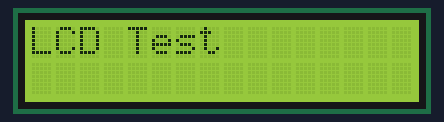
This sketch was run on a simulated Arduino Uno, built with avr-gcc and run on an emulated ATmega328P. Shown: 16×2 character LCD.

Above: at 0.1 s.
At 1.1 s:
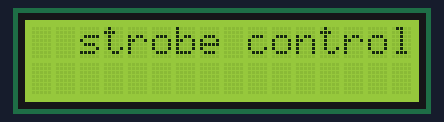

The sketch:

lcdTest.ino
```cpp
#include  <LiquidCrystal_I2C.h>
LiquidCrystal_I2C lcd(0x27, 16, 2);

void setup() {
  lcd.begin();
  lcd.backlight();
  lcd.setCursor(0, 0);
  lcd.print("LCD Test");
  delay(1000);
  lcd.clear();
}

void loop() {
  lcd.setCursor(2, 0);
  lcd.print("strobe controller");
}
```
